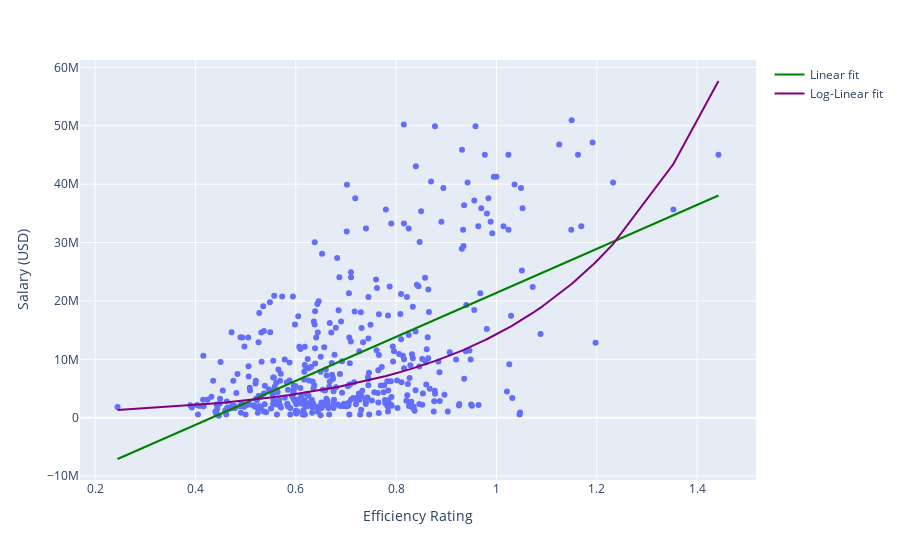

The cell this chart's notebook holds for it:
### Code cell
efficiency_plot(df_efficiency, 'ratingPm', year=2023)

### Figure 1 — Plotly figure (JSON) as saved in the notebook; plotly's stock layout.template omitted (floating-point values rounded to 4 significant figures; data arrays with more than 128 entries replaced by an {"elided": "..."} marker saying what was removed)
{"data": [{"customdata": {"elided": "443x3 mixed values"}, "hovertemplate": "Efficiency Rating=%{x}<br>Salary (USD)=%{y}<br>Player=%{customdata[0]}<br>Team=%{customdata[1]}<br>season=%{customdata[2]}<extra></extra>", "legendgroup": "", "marker": {"color": "#636efa", "size": 6, "symbol": "circle"}, "mode": "markers", "name": "", "orientation": "v", "showlegend": false, "type": "scatter", "x": {"elided": "443 float values"}, "xaxis": "x", "y": {"elided": "443 int values"}, "yaxis": "y"}, {"line": {"color": "green"}, "mode": "lines", "name": "Linear fit", "type": "scatter", "x": {"elided": "443 float values"}, "y": {"elided": "443 float values"}}, {"line": {"color": "purple"}, "mode": "lines", "name": "Log-Linear fit", "type": "scatter", "x": {"elided": "443 float values"}, "y": {"elided": "443 float values"}}], "layout": {"legend": {"tracegroupgap": 0}, "margin": {"t": 60}, "xaxis": {"anchor": "y", "domain": [0, 1], "title": {"text": "Efficiency Rating"}}, "yaxis": {"anchor": "x", "domain": [0, 1], "title": {"text": "Salary (USD)"}}}}
